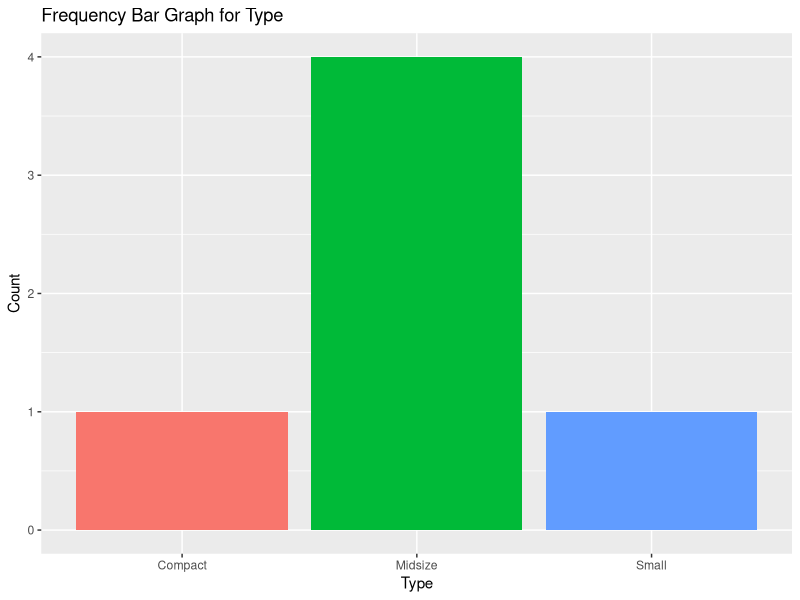
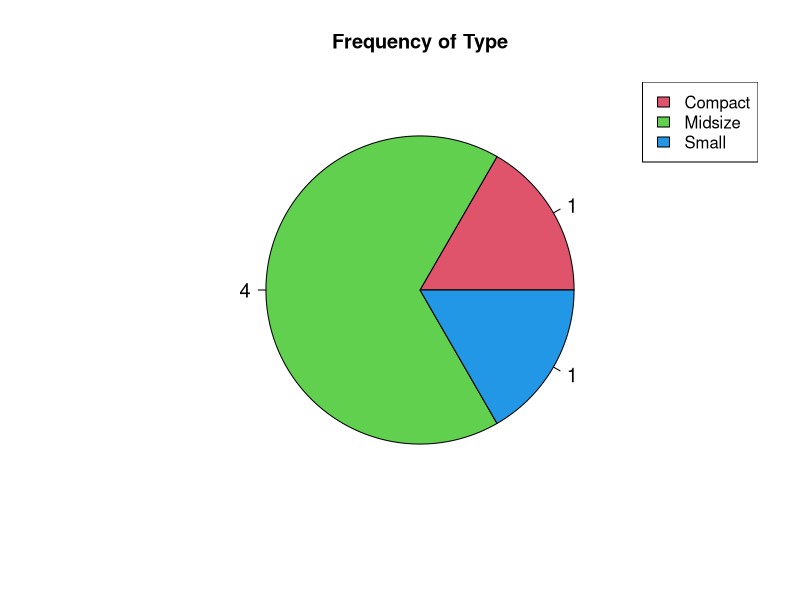

Write the R code that produced these figures, in order.
## ---- chunk 1
# Your code goes here
## ---- chunk 2
library(MASS)
data(Cars93)
## ---- chunk 3
head(Cars93)
## ---- chunk 4
data <- data.frame(
  Manufacturer = c("Acura", "Acura", "Audi", "Audi", "BMW", "Buick"),
  Model = c("Integra", "Legend", "90", "100", "535i", "Century"),
  Type = c("Small", "Midsize", "Compact", "Midsize", "Midsize", "Midsize"),
  Min.Price = c(12.9, 29.2, 25.9, 30.8, 23.7, 14.2),
  Price = c(15.9, 33.9, 29.1, 37.7, 30.0, 15.7)
)
freq_table = table(data$Type)
freq_table <- round(freq_table, 3)
freq_table

relative_freq_table <- prop.table(freq_table)*100
relative_freq_table <- round(relative_freq_table, 3)
relative_freq_table
## ---- chunk 5
library(ggplot2)
bargraph <- ggplot(data = data.frame(Type = names(freq_table), Count = as.vector(freq_table)), aes(x = Type, y = Count, fill = Type)) + 
                     geom_bar(stat = "identity", cex=1.2) +
                     labs(title = "Frequency Bar Graph for Type", x = "Type", y = "Count") + guides(fill = "none")
bargraph

## ---- chunk 6
piechart <- pie(freq_table, labels = freq_table, main = "Frequency of Type", col = c(2,3,4), cex=1.2)
legend("topright", legend = names(freq_table), fill = c(2,3,4))
piechart
## ---- chunk 7

## ---- chunk 8

## ---- chunk 9

## ---- chunk 10

## ---- chunk 11

## ---- chunk 12

## ---- chunk 13

